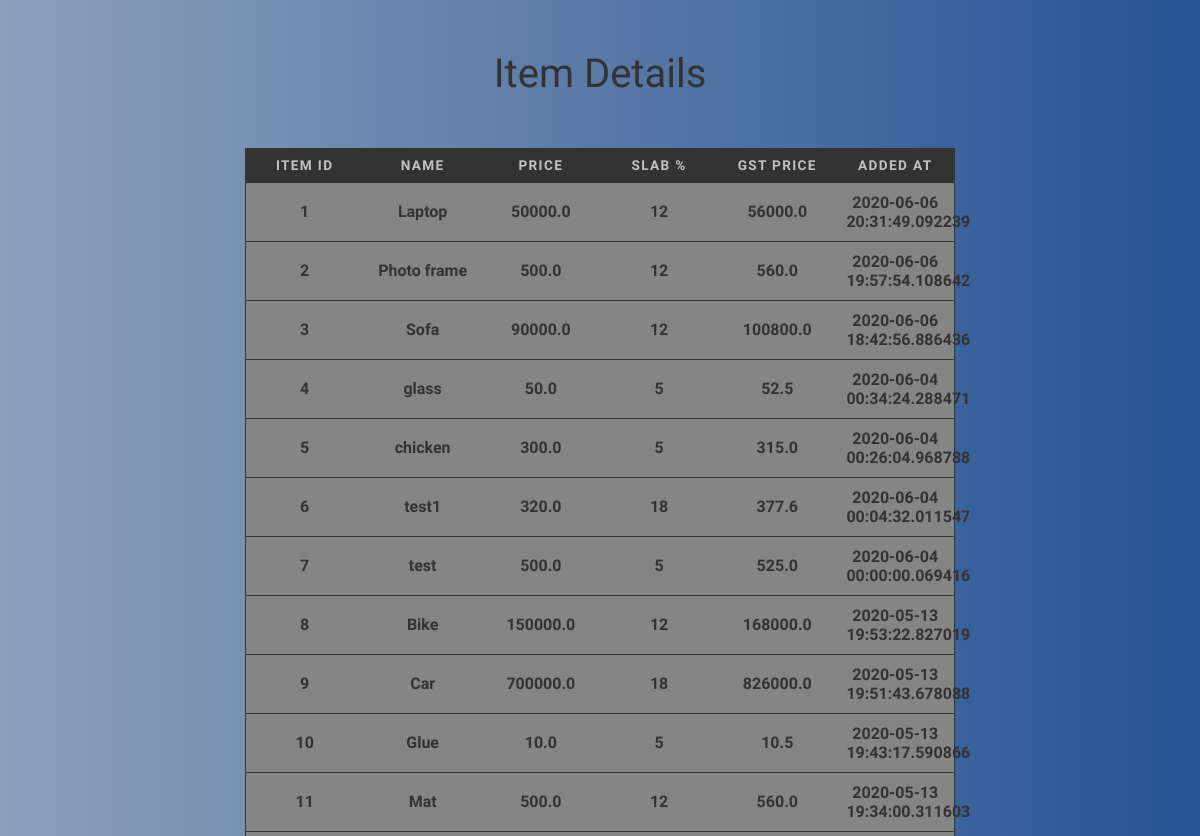
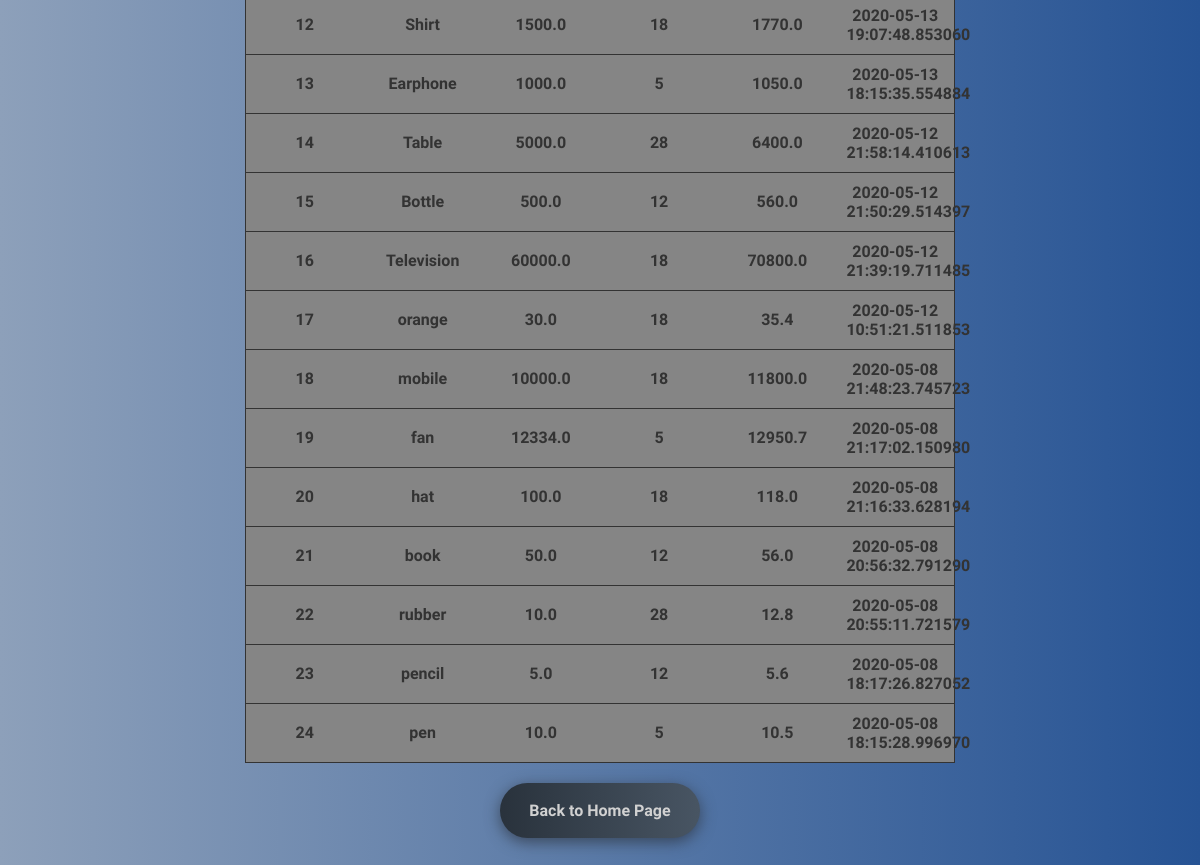
/table, run on an earlier commit of the app's database (2 pictures, top to bottom).
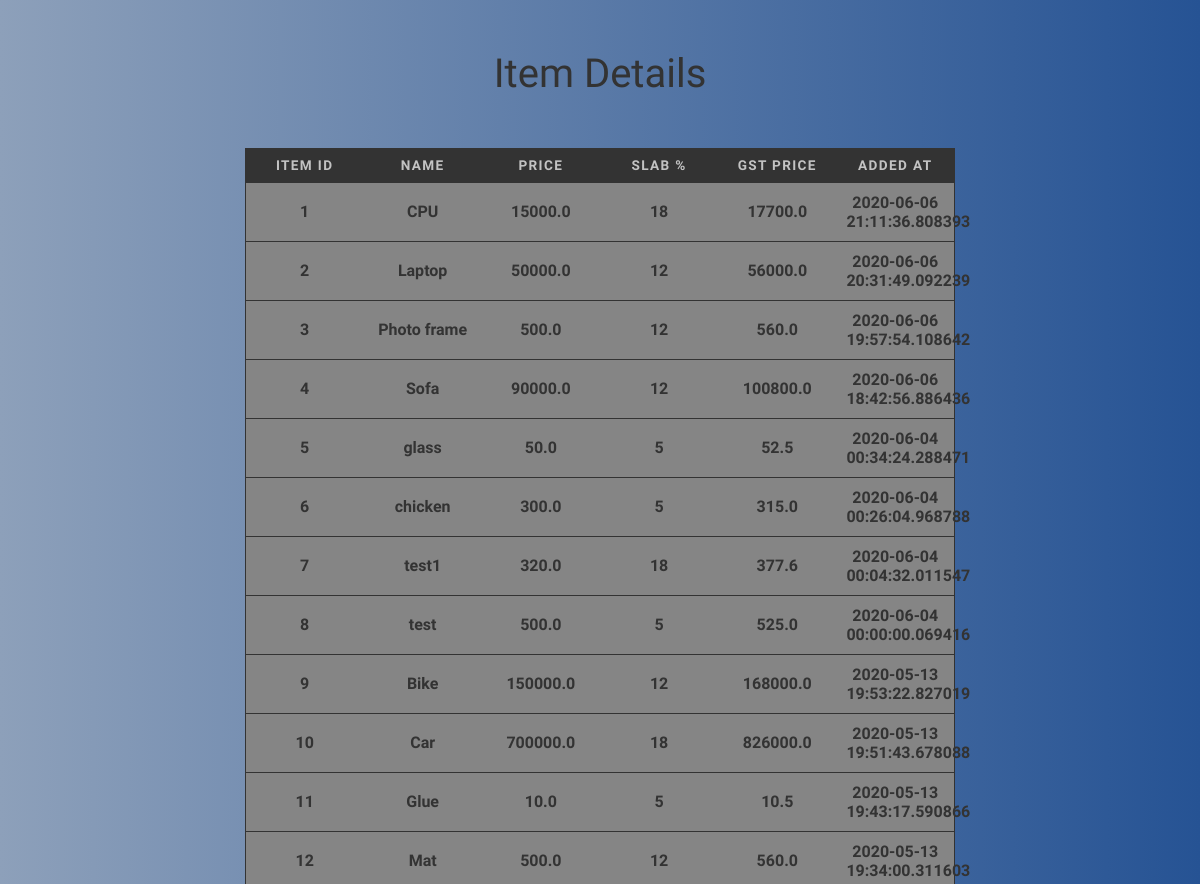
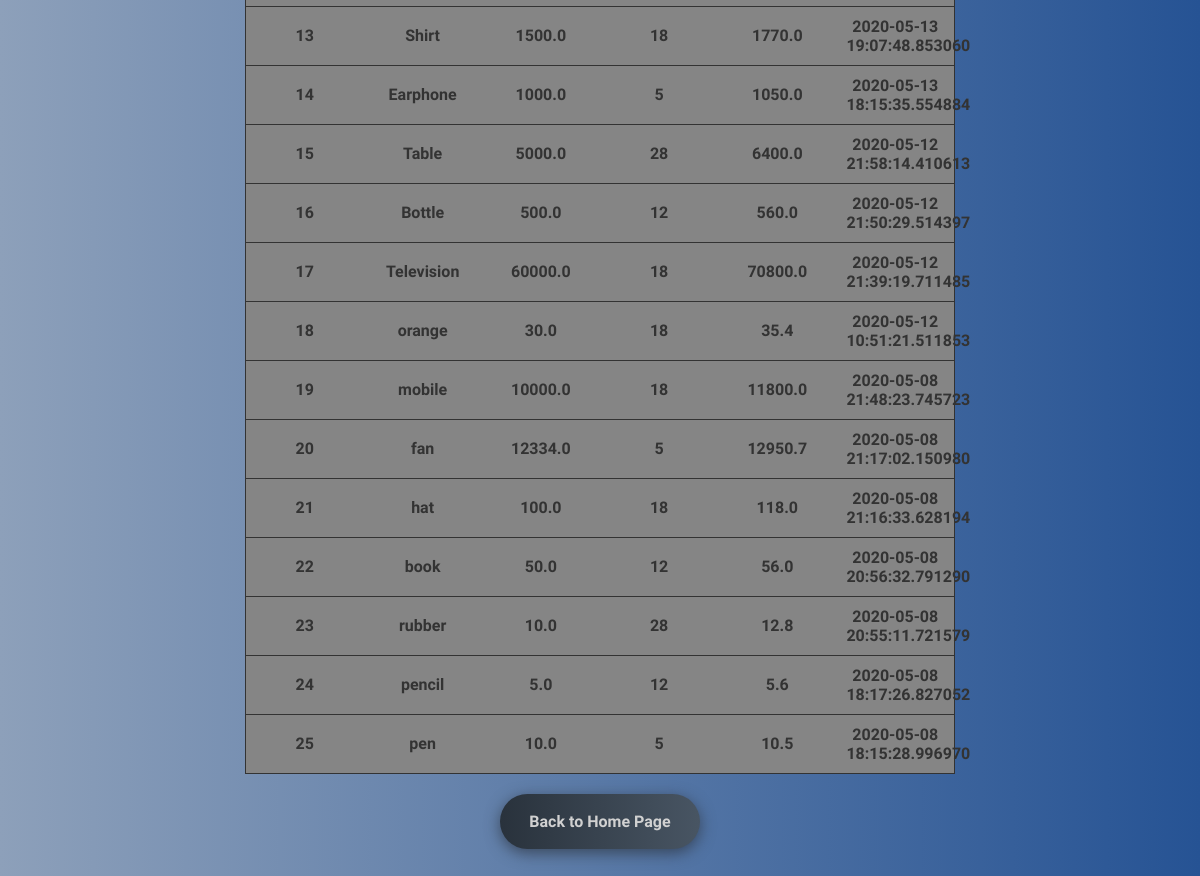
And on a later commit of the database (2 pictures, top to bottom).
### tables this page shows
CREATE TABLE "gst_items" ("ID" INTEGER PRIMARY KEY AUTOINCREMENT NOT NULL, "Item" VARCHAR,"Price" REAL, "Slab" INTEGER, "GST_Price" REAL, "Added_at" TIMESTAMP);

### app.py (the view)
@app.route('/table')
def table():
    con = sql.connect("new_database.db")
    cur = con.cursor()
    cur.execute("SELECT * FROM gst_items ORDER BY ID DESC ")
    output = cur.fetchall()
    return render_template("table.html", output = output)

### templates/table.html (shortened to what this page needs)
<!DOCTYPE html>
<html lang="en">
<head>
    <link rel="stylesheet" type="text/css" href="{{ url_for('static', filename='/css/table.css') }}">
</head>
<body class="overlay" >
    <div><h1 style="text-align:center;padding:2%;font-family:Nova Square;font-size: 40px;color:#333;font-weight: 200;">Item Details</h1></div>
    <div class="center">
      <table >
        <thead>
          <tr class="first" style="text-align:center;font-family:Jura;color:#c3c3c3;">
            <th>Item ID</th>
            <th>Name</th>
            <th>Price</th>
            <th>Slab %</th>
            <th>GST Price</th>
            <th>Added At</th>
          </tr>
        </thead>
        <tbody>
          {% for value in output %}
            <tr style="text-align:center;font-family:Jura;color:#333;font-weight: 600;">
                <td scope="row" data-label="Item ID"> {{ loop.length - (value[0]-1) }}</td>
                <td data-label="Name"> {{ value[1] }}</td>
                <td data-label="Price"> {{ value[2] }}</td>
                <td data-label="Slab %"> {{ value[3] }}</td>
                <td data-label="GST Price"> {{ value[4] }}</td>
                <td data-label="Added At"> {{ value[5] }}</td>
            </tr>
          {% endfor %}
        </tbody>
      </table>
        <div id="back">
            <form action="/">
                <div class="buttons">
                    <input class="btn-hover color-8" style="text-align:center;font-family:Jura;color:#d1d1d1;" type="submit" value="Back to Home Page" />
                </div>
            </form>
        </div>
    </div>
</body>
</html>

What changed in the data, as far as the page shows it:
added gst_items: Item "CPU", Price "15000.0", Slab "18", GST_Price "17700.0", Added_at "2020-06-06 21:11:36.808393"
